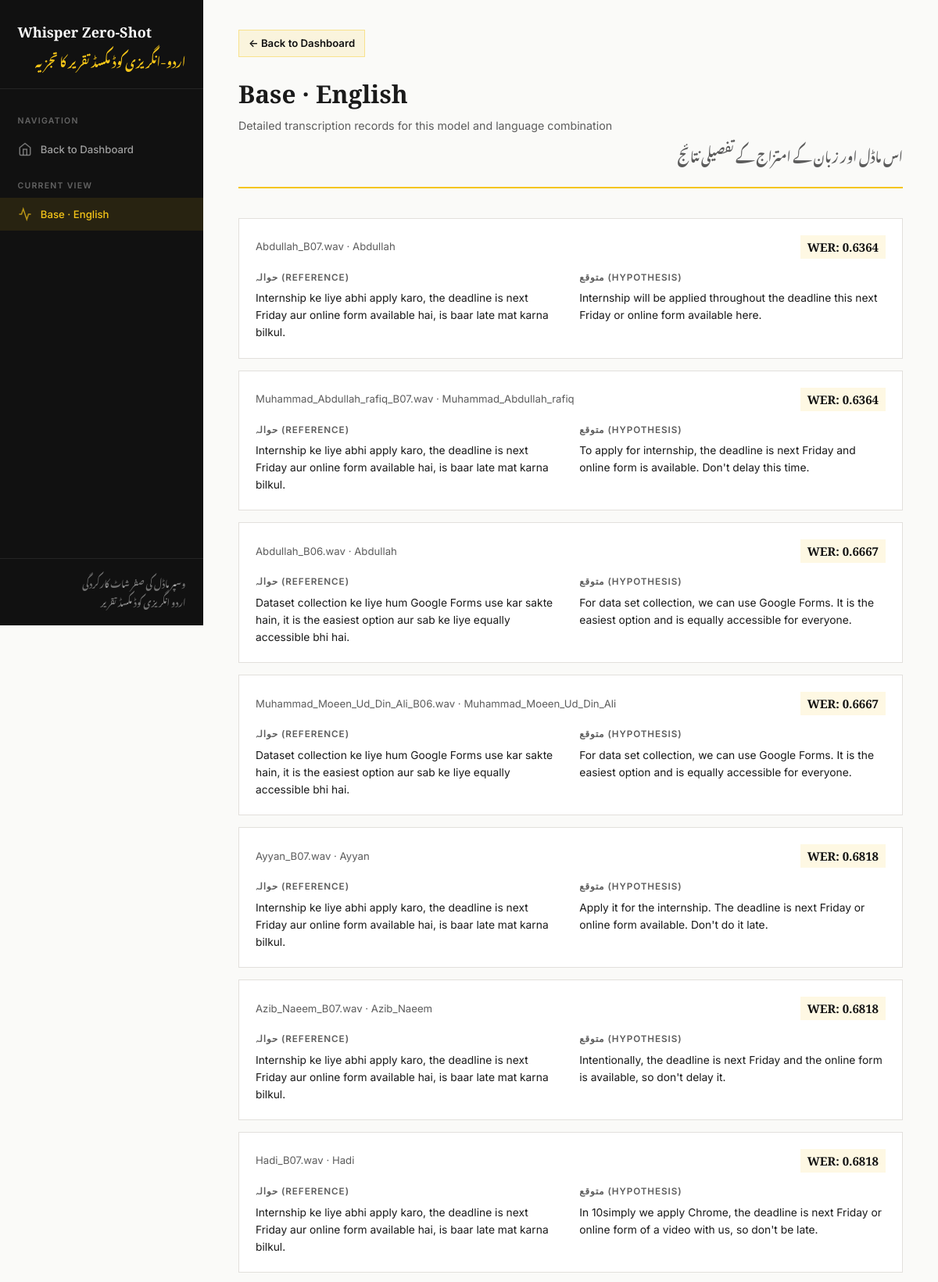
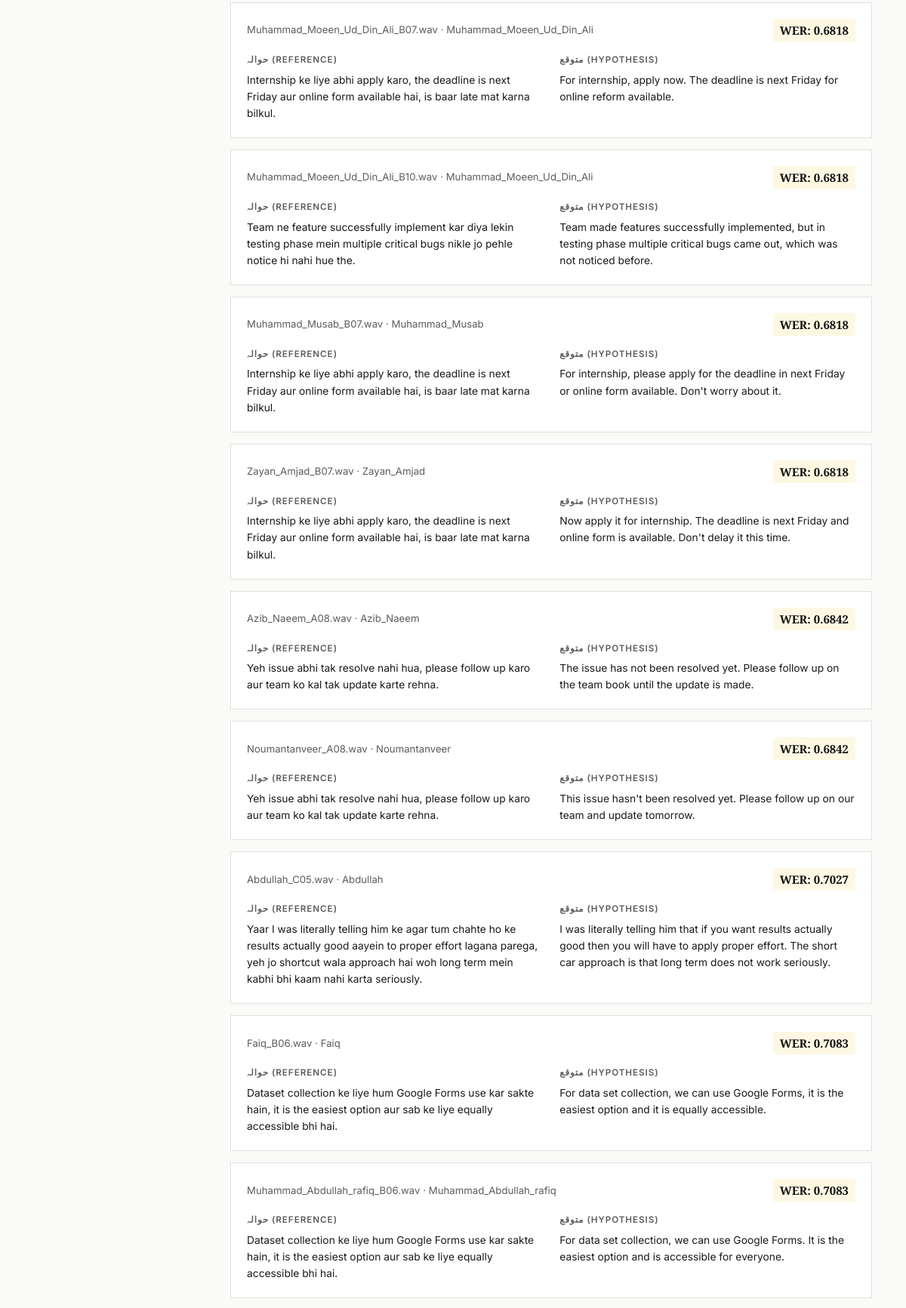
The page /records/Base/English (upper part) on the database its author committed (2 pictures, top to bottom).
### models.py (models this page shows)
class ResultRecord(Base):
    __tablename__ = "result_records"
    __table_args__ = (UniqueConstraint("filename", "model_name", name="uq_filename_model"),)
    id = Column(Integer, primary_key=True, index=True)
    filename = Column(String(260), nullable=False, index=True)
    speaker = Column(String(100), nullable=False, index=True)
    category = Column(String(50), nullable=True, index=True)
    reference = Column(Text, nullable=False)
    hypothesis = Column(Text, nullable=False)
    wer = Column(Float, nullable=True, index=True)
    language = Column(String(32), nullable=False, index=True)
    model_name = Column(String(32), nullable=False, index=True)
    source_file = Column(String(260), nullable=True)
    created_at = Column(DateTime(timezone=True), server_default=func.now())

### main.py (the view)
@app.get("/records/{model_name}/{language}", response_class=HTMLResponse)
def records_by_model(request: Request, model_name: str, language: str, db: Session = Depends(get_db)):
    records = crud.get_top_records(db, limit=40, model_name=model_name, language=language)
    if not records:
        raise HTTPException(status_code=404, detail="Records not found")
    return templates.TemplateResponse(
        "model_records.html",
        {
            "request": request,
            "records": records,
            "model_name": model_name,
            "language": language,
        },
    )

### templates/model_records.html (shortened to what this page needs)
<!DOCTYPE html>
<html lang="en">
  <head>
    <link rel="stylesheet" href="/static/style.css" />
  </head>
  <body>
    <aside class="sidebar">
      <div class="sidebar-brand">
        <h1>Whisper Zero-Shot</h1>
        <p class="urdu-subtitle">اردو-انگریزی کوڈ مکسڈ تقریر کا تجزیہ</p>
      </div>
      <nav class="sidebar-nav">
        <div class="nav-section">Navigation</div>
        <a href="/">
          <svg viewBox="0 0 24 24" fill="none" stroke="currentColor" stroke-width="2"><path d="M3 9l9-7 9 7v11a2 2 0 01-2 2H5a2 2 0 01-2-2z"/><polyline points="9 22 9 12 15 12 15 22"/></svg>
          Back to Dashboard
        </a>
        <div class="nav-section">Current View</div>
        <a href="#" class="active">
          <svg viewBox="0 0 24 24" fill="none" stroke="currentColor" stroke-width="2"><polyline points="22 12 18 12 15 21 9 3 6 12 2 12"/></svg>
          {{ model_name }} · {{ language }}
        </a>
      </nav>
      <div class="sidebar-footer">
        وسپر ماڈل کی صفر شاٹ کارکردگی<br/>اردو انگریزی کوڈ مکسڈ تقریر
      </div>
    </aside>
    <main class="main-content">
      <a class="back-link" href="/">&larr; Back to Dashboard</a>
      <div class="page-header">
        <h2>{{ model_name }} · {{ language }}</h2>
        <p class="subtitle">Detailed transcription records for this model and language combination</p>
        <p class="urdu-title">اس ماڈل اور زبان کے امتزاج کے تفصیلی نتائج</p>
      </div>
      <section>
        <div class="record-list">
          {% for record in records %}
          <div class="record-card">
            <div class="record-head">
              <span>{{ record.filename }} · {{ record.speaker }}</span>
              <strong>WER: {{ '%.4f'|format(record.wer or 0) }}</strong>
            </div>
            <div class="record-columns">
              <div>
                <h4>حوالہ (Reference)</h4>
                <p>{{ record.reference }}</p>
              </div>
              <div>
                <h4>متوقع (Hypothesis)</h4>
                <p>{{ record.hypothesis }}</p>
              </div>
            </div>
          </div>
          {% endfor %}
        </div>
      </section>
    </main>
  </body>
</html>

### static/style.css (style rules this page uses)
:root { --bg: #fafaf8; --surface: #ffffff; --surface-alt: #f4f3f0; --text: #1a1a1a; --text-secondary: #5c5c5c; --accent: #1a1a1a; --accent-light: #f5f5f0; --yellow: #f5c518; --yellow-soft: rgba(245, 197, 24, 0.12); --yellow-border: rgba(245, 197, 24, 0.4); --black: #111111; --border: #e2e0dc; --border-light: #f0eeea; --shadow-sm: 0 1px 3px rgba(0,0,0,0.04); --shadow-md: 0 4px 16px rgba(0,0,0,0.06); --nav-width: 260px; --serif: 'Source Serif 4', Georgia, serif; --sans: 'Inter', -apple-system, sans-serif; --urdu: 'Noto Nastaliq Urdu', serif; }
* { box-sizing: border-box; margin: 0; padding: 0; }
html, body { height: 100%; background: var(--bg); color: var(--text); font-family: var(--sans); font-size: 15px; line-height: 1.6; }
.sidebar { position: fixed; top: 0; left: 0; width: var(--nav-width); height: 100vh; background: var(--black); display: flex; flex-direction: column; z-index: 100; overflow-y: auto; animation: slideInLeft 0.4s ease; }
.sidebar-brand { padding: 2rem 1.5rem 1.5rem; border-bottom: 1px solid rgba(255,255,255,0.08); }
.sidebar-brand h1 { font-family: var(--serif); font-size: 1.2rem; font-weight: 700; color: #fff; line-height: 1.3; }
.sidebar-brand .urdu-subtitle { font-family: var(--urdu); font-size: 1rem; color: var(--yellow); margin-top: 0.5rem; direction: rtl; line-height: 2; }
.sidebar-nav { padding: 1rem 0; flex: 1; }
.sidebar-nav a { display: flex; align-items: center; gap: 0.75rem; padding: 0.7rem 1.5rem; color: rgba(255,255,255,0.6); text-decoration: none; font-size: 0.88rem; font-weight: 500; transition: all 0.2s ease; }
.sidebar-nav a:hover, .sidebar-nav a.active { background: rgba(245, 197, 24, 0.1); color: var(--yellow); }
.sidebar-nav a svg { width: 18px; height: 18px; flex-shrink: 0; opacity: 0.7; }
.sidebar-nav .nav-section { padding: 1.2rem 1.5rem 0.4rem; font-size: 0.7rem; font-weight: 600; letter-spacing: 0.12em; text-transform: uppercase; color: rgba(255,255,255,0.35); }
.sidebar-footer { padding: 1.2rem 1.5rem; border-top: 1px solid rgba(255,255,255,0.08); font-size: 0.75rem; color: rgba(255,255,255,0.4); font-family: var(--urdu); direction: rtl; line-height: 2.2; }
.main-content { margin-left: var(--nav-width); min-height: 100vh; padding: 2.5rem 3rem; max-width: calc(100% - var(--nav-width)); }
.page-header { margin-bottom: 2.5rem; padding-bottom: 1.5rem; border-bottom: 2px solid var(--yellow); animation: fadeInUp 0.5s ease; }
.page-header h2 { font-family: var(--serif); font-size: 2.1rem; font-weight: 700; margin-bottom: 0.3rem; }
.page-header .subtitle { color: var(--text-secondary); font-size: 0.95rem; }
.page-header .urdu-title { font-family: var(--urdu); font-size: 1.1rem; color: var(--text-secondary); direction: rtl; margin-top: 0.5rem; line-height: 2.2; }
section { margin-bottom: 3rem; animation: fadeInUp 0.5s ease both; }
.back-link { display: inline-flex; align-items: center; gap: 0.4rem; font-size: 0.88rem; color: var(--black); text-decoration: none; margin-bottom: 1.5rem; font-weight: 600; padding: 0.4rem 0.8rem; background: var(--yellow-soft); border: 1px solid var(--yellow-border); transition: background 0.15s ease; }
.record-list { display: grid; gap: 1rem; }
.record-card { background: var(--surface); border: 1px solid var(--border); padding: 1.4rem; transition: transform 0.15s ease; animation: fadeInUp 0.4s ease both; }
.record-head { display: flex; justify-content: space-between; align-items: center; margin-bottom: 1rem; flex-wrap: wrap; gap: 0.5rem; }
.record-head span { font-size: 0.88rem; color: var(--text-secondary); }
.record-head strong { font-family: var(--serif); font-weight: 700; color: var(--black); background: var(--yellow-soft); padding: 0.2rem 0.6rem; }
.record-columns { display: grid; grid-template-columns: 1fr 1fr; gap: 1.5rem; }
.record-columns h4 { font-size: 0.78rem; font-weight: 600; letter-spacing: 0.08em; text-transform: uppercase; color: var(--text-secondary); margin-bottom: 0.4rem; }
.record-columns p { font-size: 0.92rem; }

### rows shown on the page
ResultRecord: filename "Abdullah_B07.wav", speaker "Abdullah", wer "0.6364", reference "Internship ke liye abhi apply karo, the deadline is next Friday aur online form available hai, is baar late mat karna bilkul.", hypothesis "Internship will be applied throughout the deadline this next Friday or online form available here."
ResultRecord: filename "Muhammad_Abdullah_rafiq_B07.wav", speaker "Muhammad_Abdullah_rafiq", wer "0.6364", reference "Internship ke liye abhi apply karo, the deadline is next Friday aur online form available hai, is baar late mat karna bilkul.", hypothesis "To apply for internship, the deadline is next Friday and online form is available. Don't delay this time."
ResultRecord: filename "Abdullah_B06.wav", speaker "Abdullah", wer "0.6667", reference "Dataset collection ke liye hum Google Forms use kar sakte hain, it is the easiest option aur sab ke liye equally accessible bhi hai.", hypothesis "For data set collection, we can use Google Forms. It is the easiest option and is equally accessible for everyone."
ResultRecord: filename "Muhammad_Moeen_Ud_Din_Ali_B06.wav", speaker "Muhammad_Moeen_Ud_Din_Ali", wer "0.6667", reference "Dataset collection ke liye hum Google Forms use kar sakte hain, it is the easiest option aur sab ke liye equally accessible bhi hai.", hypothesis "For data set collection, we can use Google Forms. It is the easiest option and is equally accessible for everyone."
ResultRecord: filename "Ayyan_B07.wav", speaker "Ayyan", wer "0.6818", reference "Internship ke liye abhi apply karo, the deadline is next Friday aur online form available hai, is baar late mat karna bilkul.", hypothesis "Apply it for the internship. The deadline is next Friday or online form available. Don't do it late."
ResultRecord: filename "Azib_Naeem_B07.wav", speaker "Azib_Naeem", wer "0.6818", reference "Internship ke liye abhi apply karo, the deadline is next Friday aur online form available hai, is baar late mat karna bilkul.", hypothesis "Intentionally, the deadline is next Friday and the online form is available, so don't delay it."
ResultRecord: filename "Hadi_B07.wav", speaker "Hadi", wer "0.6818", reference "Internship ke liye abhi apply karo, the deadline is next Friday aur online form available hai, is baar late mat karna bilkul.", hypothesis "In 10simply we apply Chrome, the deadline is next Friday or online form of a video with us, so don't be late."
ResultRecord: filename "Muhammad_Moeen_Ud_Din_Ali_B07.wav", speaker "Muhammad_Moeen_Ud_Din_Ali", wer "0.6818", reference "Internship ke liye abhi apply karo, the deadline is next Friday aur online form available hai, is baar late mat karna bilkul.", hypothesis "For internship, apply now. The deadline is next Friday for online reform available."
ResultRecord: filename "Muhammad_Moeen_Ud_Din_Ali_B10.wav", speaker "Muhammad_Moeen_Ud_Din_Ali", wer "0.6818", reference "Team ne feature successfully implement kar diya lekin testing phase mein multiple critical bugs nikle jo pehle notice hi nahi hue the.", hypothesis "Team made features successfully implemented, but in testing phase multiple critical bugs came out, which was not noticed before."
ResultRecord: filename "Muhammad_Musab_B07.wav", speaker "Muhammad_Musab", wer "0.6818", reference "Internship ke liye abhi apply karo, the deadline is next Friday aur online form available hai, is baar late mat karna bilkul.", hypothesis "For internship, please apply for the deadline in next Friday or online form available. Don't worry about it."
ResultRecord: filename "Zayan_Amjad_B07.wav", speaker "Zayan_Amjad", wer "0.6818", reference "Internship ke liye abhi apply karo, the deadline is next Friday aur online form available hai, is baar late mat karna bilkul.", hypothesis "Now apply it for internship. The deadline is next Friday and online form is available. Don't delay it this time."
ResultRecord: filename "Azib_Naeem_A08.wav", speaker "Azib_Naeem", wer "0.6842", reference "Yeh issue abhi tak resolve nahi hua, please follow up karo aur team ko kal tak update karte rehna.", hypothesis "The issue has not been resolved yet. Please follow up on the team book until the update is made."
ResultRecord: filename "Noumantanveer_A08.wav", speaker "Noumantanveer", wer "0.6842", reference "Yeh issue abhi tak resolve nahi hua, please follow up karo aur team ko kal tak update karte rehna.", hypothesis "This issue hasn't been resolved yet. Please follow up on our team and update tomorrow."
ResultRecord: filename "Abdullah_C05.wav", speaker "Abdullah", wer "0.7027", reference "Yaar I was literally telling him ke agar tum chahte ho ke results actually good aayein to proper effort lagana parega, yeh jo shortcut wala approach hai woh long term mein kabhi bhi kaam nahi karta seriously.", hypothesis "I was literally telling him that if you want results actually good then you will have to apply proper effort. The short car approach is that long term does not work seriously."
ResultRecord: filename "Faiq_B06.wav", speaker "Faiq", wer "0.7083", reference "Dataset collection ke liye hum Google Forms use kar sakte hain, it is the easiest option aur sab ke liye equally accessible bhi hai.", hypothesis "For data set collection, we can use Google Forms, it is the easiest option and it is equally accessible."
ResultRecord: filename "Muhammad_Abdullah_rafiq_B06.wav", speaker "Muhammad_Abdullah_rafiq", wer "0.7083", reference "Dataset collection ke liye hum Google Forms use kar sakte hain, it is the easiest option aur sab ke liye equally accessible bhi hai.", hypothesis "For data set collection, we can use Google Forms. It is the easiest option and is accessible for everyone."

### other values the page prints
{{ model_name }} "Base"
{{ language }} "English"
